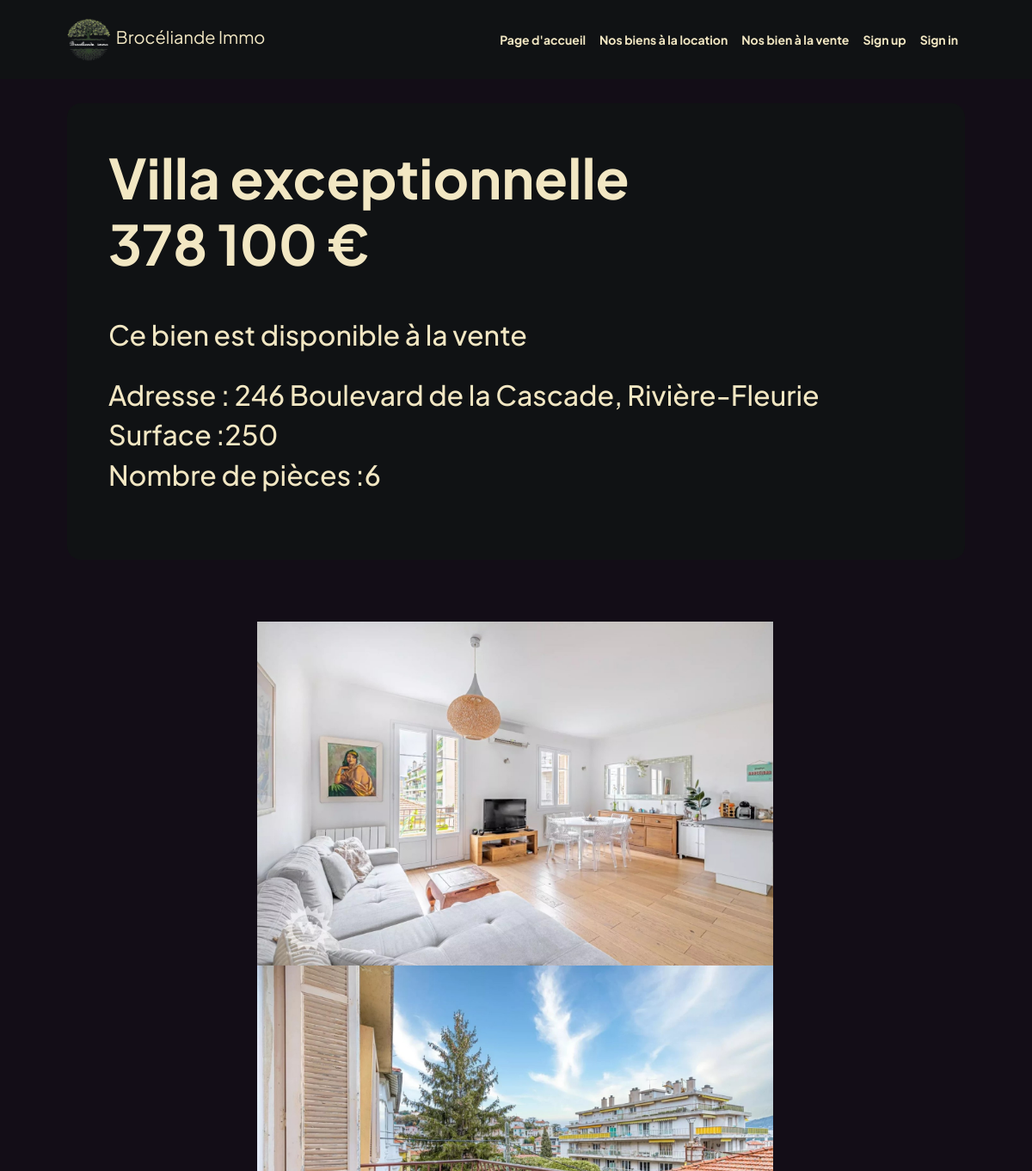
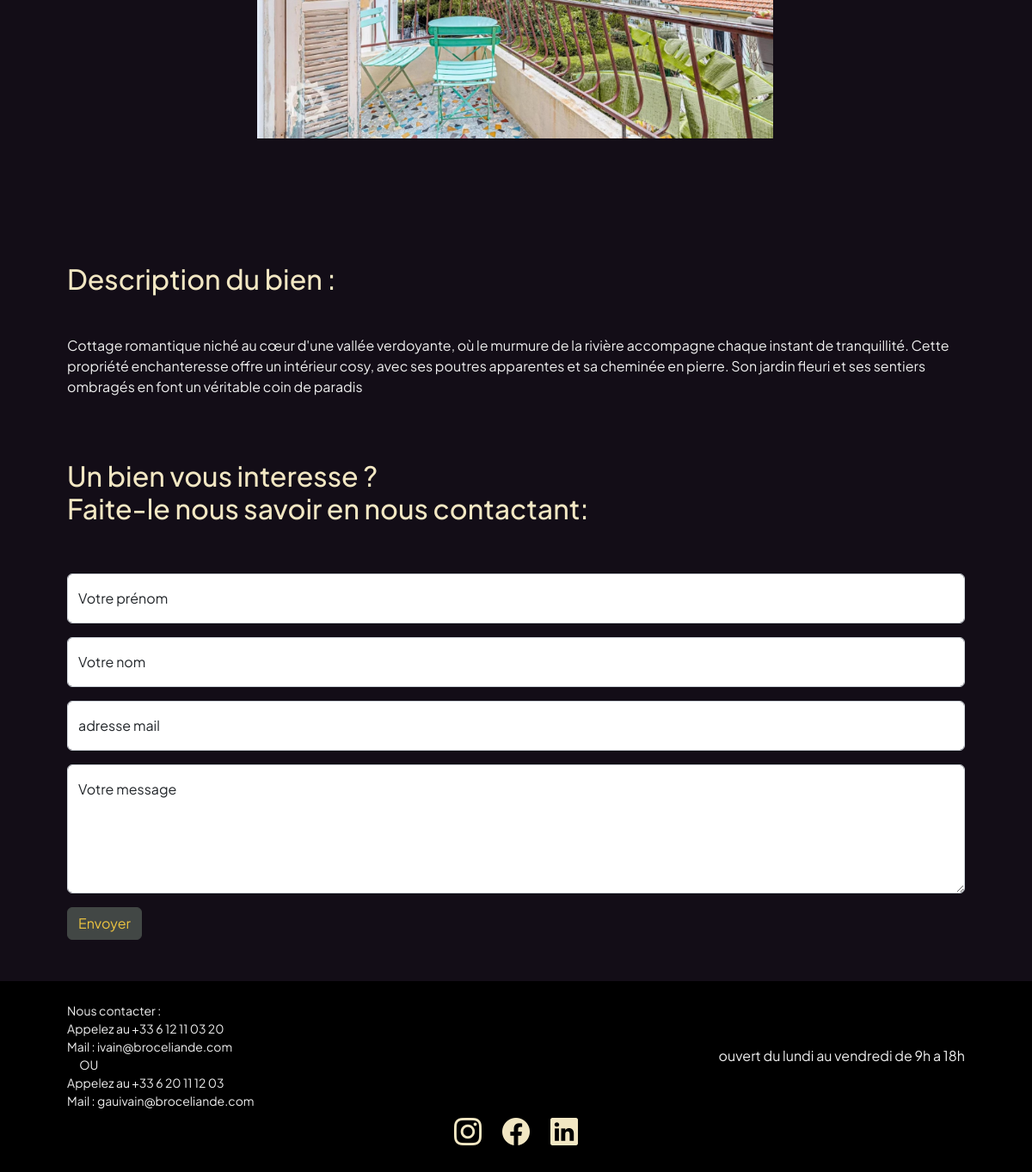
Screenshot of /article.php?id=1 with the database file from the repository (2 pictures, top to bottom).
### tables this page shows
CREATE TABLE `articles` (
  `id` int(11) NOT NULL,
  `title` varchar(255) NOT NULL,
  `adress` varchar(255) NOT NULL,
  `content` text NOT NULL,
  `category` varchar(255) NOT NULL,
  `price` varchar(255) NOT NULL,
  `surface` varchar(255) NOT NULL,
  `pieces` varchar(255) NOT NULL,
  `user_id` int(11) NOT NULL
);

### functions.php (called while the page is built, shortened)
<?php
function get_PDO(): PDO {
    $host = '127.0.0.1';
    $db   = 'broceliande';
    $user = 'root';
    $pass = '';
    $charset = 'utf8mb4';
    $dsn = "mysql:host=$host;dbname=$db;charset=$charset";
    $options = [
        PDO::ATTR_ERRMODE            => PDO::ERRMODE_EXCEPTION,
        PDO::ATTR_DEFAULT_FETCH_MODE => PDO::FETCH_ASSOC,
    ];
    try {
        return new PDO($dsn, $user, $pass, $options);
    } catch (\PDOException $e) {
    }
}
function get_one_article($id){
    $pdo = get_PDO();
    $query = ("SELECT * FROM articles WHERE id = ?");
    $stmt = $pdo -> prepare($query);
    $stmt -> execute([$id]);
    $articles = $stmt -> fetch();
    return $articles;
}
?>

### article.php (the view, shortened to what this page needs)
<!DOCTYPE html>
<html lang="en">
    <head>
        <link href="https://cdn.jsdelivr.net/npm/bootstrap-icons@1.8.1/font/bootstrap-icons.css" rel="stylesheet" />
        <link href="css/styles.css" rel="stylesheet" />
    </head>
    <body class="d-flex flex-column">
        <main class="flex-shrink-0">
            <?php include_once('header.php');
            include_once('functions.php');
            $article = get_one_article($_GET['id']);
?>
            <section class="py-5 ">
                <br><br><br>
                <div class="container px-5">
                    <div class="row">
                        <div class="col-12 gold">
                            <div class= "black_green rounded-4 py-5 px-4 px-md-5">
                            <h2 class = "display-3 fw-bolder mb-5"><span class="gold"><?= $article['title'] ?> <br> <?= $article['price'] ?> €</span></h2>
                            <h2> <span class="text-gradient d-inline">Ce bien est disponible à la </span><span class = "gold"><?= $article['category'] ?></span></h2><br>
                            <h2><span class="text-gradient d-inline">Adresse : </span><span class = "gold"><?= $article['adress'] ?></span></h2>
                            <h2> <span class="text-gradient d-inline">Surface :</span><span class = "gold"><?= $article['surface'] ?></span></h2>
                            <h2> <span class="text-gradient d-inline">Nombre de pièces :</span><span class = "gold"><?= $article['pieces'] ?></span></h2><br>
                            </div>
                            <?php
                            $id = $article['id'];
                            $directory = 'img_properties';
                            $files = scandir($directory);
                            $filesWithID = [];
                            foreach ($files as $file) {
                                if (preg_match('/\.(jpg|jpeg|png|gif)$/i', $file)) {
                                    if (strpos($file, "id$id") !== false) {
                                        $filesWithID[] = $file;
                                    }
                                }
                            }
                            ?>
                            <div class='text-center my-5'><br>
                            <?php
                            foreach ($filesWithID as $fileName) {
                                echo "<img src='$directory/$fileName' whidth='700' height='400' alt=''>&nbsp;";
                            }
                            ?>
                            </div>
                            <br><br><br><br>
                            <h2><span class="text-gradient d-inline">Description du bien :</span> <br><br> </h2><span class = "white"><?= $article['content'] ?></span>
                        </div>
                    </div>
                </div><br>
            </section>
            <?php
            include_once('treatment_contact_us.php');
            ?>
            <br><br>
        </main>
        <?php include_once('footer.php'); ?>
    </body>
</html>

### rows the page displays
articles: title "Villa exceptionnelle", price "378 100", category "vente", adress "246 Boulevard de la Cascade, Rivière-Fleurie", surface "250", pieces "6", content "Cottage romantique niché au cœur d'une vallée verdoyante, où le murmure de la rivière accompagne chaque instant de tranquillité. Cette propriété enchanteresse offre un intérieur cosy, avec ses poutres apparentes et sa cheminée en pierre. Son jardin fleuri et ses sentiers ombragés en font un véritable coin de paradis"
